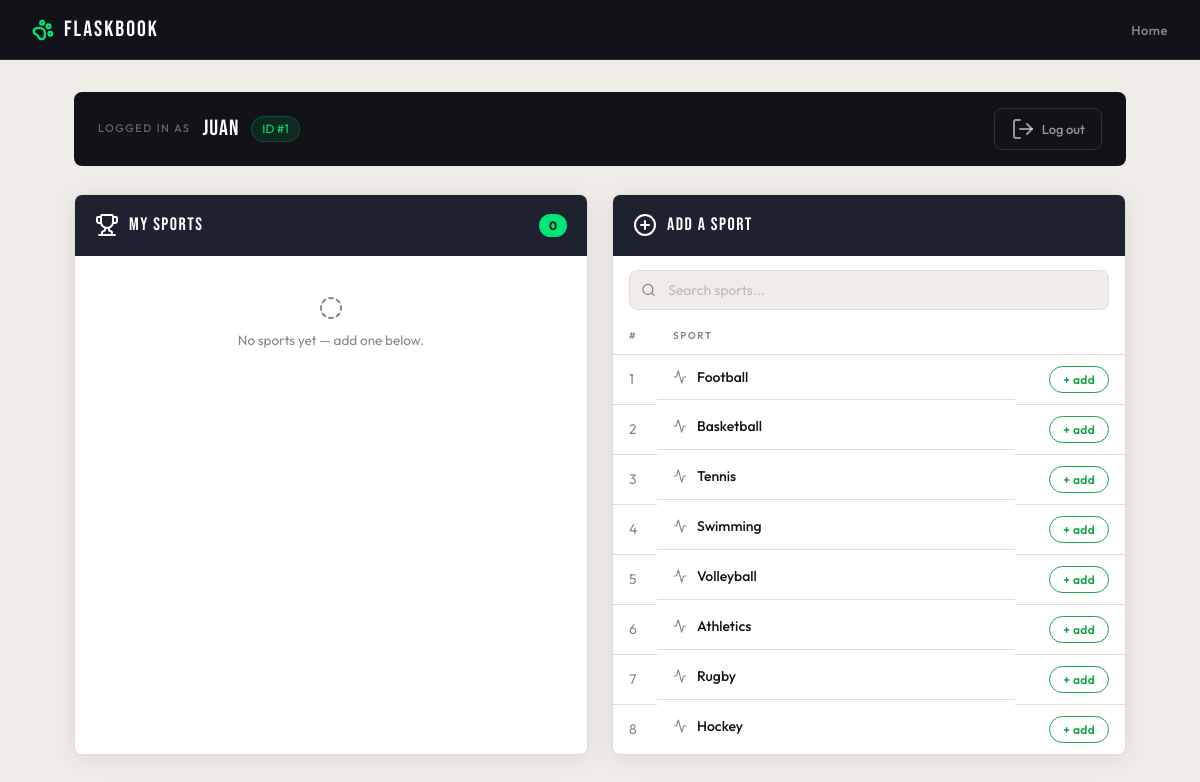
Screenshot of /home (signed in) with the database file from the repository.
### tables this page shows
CREATE TABLE "students" (
	"id"	INTEGER NOT NULL,
	"name"	TEXT NOT NULL,
	PRIMARY KEY("id" AUTOINCREMENT)
);

CREATE TABLE "sports" (
	"id"	INTEGER NOT NULL,
	"sport"	TEXT,
	PRIMARY KEY("id" AUTOINCREMENT)
);

### app.py (the view)
@app.route("/home", methods=["GET", "POST"])
def home():
    if not session.get("user_id"):
        return redirect(url_for("index"))
    user_id = session.get("user_id")
    name = get_name(user_id)
    student = Student(user_id, name)
    student_enrolled_sports = student.get_enrolled_sports
    unenrolled_sports = student.get_unenrolled_sport
    return render_template(
        "home.html",
        name=name,
        enrolled_sports=student_enrolled_sports,
        unenrolled_sports=unenrolled_sports,
        id=session.get("user_id"),
    )

### app.py (called while the page is built)
def get_name(id_student):
    name = db.execute("SELECT name FROM students WHERE id = ?", id_student)
    return name[0]["name"]

    @property
    def get_enrolled_sports(self):
        return db.execute("""
            SELECT * FROM sports
            JOIN registrations ON sports.id = registrations.sport_id
            WHERE registrations.student_id = ?
            """, self.id)

    @property
    def get_unenrolled_sport(self):
        return db.execute("""
            SELECT * FROM sports WHERE id NOT IN (
                SELECT sport_id FROM registrations WHERE student_id = ?
            )
            """, self.id)

### templates/home.html (shortened to what this page needs)
{% extends "layout.html" %}
{% block body %}
<div class="home-page">
  <div class="topbar">
    <div class="topbar-left">
      <span class="topbar-label">logged in as</span>
      <span class="topbar-name">{{ name }}</span>
      <span class="topbar-id">ID #{{ id }}</span>
    </div>
    <form action="/log_out" method="post">
      <button class="btn-logout" type="submit">
        <i data-lucide="log-out"></i>
        Log out
      </button>
    </form>
  </div>
  <div class="home-grid">
    <section class="panel">
      <div class="panel-header">
        <div class="panel-title-group">
          <i data-lucide="trophy"></i>
          <h2>My Sports</h2>
        </div>
        <span class="count-badge">{{ enrolled_sports | length }}</span>
      </div>
      {% if enrolled_sports %}
        <table class="data-table">
          <thead>
            <tr>
              <th class="col-num">#</th>
              <th>Sport</th>
              <th class="col-action"></th>
            </tr>
          </thead>
          <tbody>
            {% for sport in enrolled_sports %}
            <tr class="data-row">
              <td class="col-num muted">{{ loop.index }}</td>
              <td class="sport-cell">
                <i data-lucide="activity" class="sport-icon"></i>
                {{ sport["sport"] }}
              </td>
              <td class="col-action">
                <form action="/remove" method="post">
                  <input type="hidden" name="sport_id" value="{{ sport['id'] }}">
                  <button class="btn-remove" type="submit">remove</button>
                </form>
              </td>
            </tr>
            {% endfor %}
          </tbody>
        </table>
      {% else %}
        <div class="empty-state">
          <i data-lucide="circle-dashed"></i>
          <p>No sports yet — add one below.</p>
        </div>
      {% endif %}
    </section>
    <section class="panel">
      <div class="panel-header">
        <div class="panel-title-group">
          <i data-lucide="plus-circle"></i>
          <h2>Add a Sport</h2>
        </div>
      </div>
      {% if unenrolled_sports %}
        <div class="search-wrap">
          <input type="text" id="search" placeholder="Search sports..." autocomplete="off" />
        </div>
        <table class="data-table">
          <thead>
            <tr>
              <th class="col-num">#</th>
              <th>Sport</th>
              <th class="col-action"></th>
            </tr>
          </thead>
          <tbody id="sport-list">
            {% for sport in unenrolled_sports %}
            <tr class="data-row">
              <td class="col-num muted">{{ loop.index }}</td>
              <td class="sport-cell">
                <i data-lucide="activity" class="sport-icon"></i>
                {{ sport["sport"] }}
              </td>
              <td class="col-action">
                <form action="/add" method="post">
                  <button class="btn-add" type="submit">+ add</button>
                </form>
              </td>
            </tr>
            {% endfor %}
          </tbody>
        </table>
      {% else %}
        <div class="empty-state">
          <i data-lucide="check-circle-2"></i>
          <p>You're enrolled in every sport!</p>
        </div>
      {% endif %}
    </section>
  </div>
</div>
{% endblock %}

### templates/layout.html (shortened to what this page needs)
<!doctype html>
<html lang="en">
<head>
  <link rel="stylesheet" href="{{ url_for('static', filename='styles.css') }}" />
</head>
<body>
  <header class="navbar">
    <a href="/" class="logo">
      <i data-lucide="paw-print" class="logo-icon"></i>
      <span class="logo-text">FlaskBook</span>
    </a>
    <nav class="nav-links">
      <a href="/home">Home</a>
    </nav>
  </header>
  <main>
    {% block body %}{% endblock %}
  </main>
</body>
</html>

### rows the page displays
students: name "juan"
sports: sport "Football"
sports: sport "Basketball"
sports: sport "Tennis"
sports: sport "Swimming"
sports: sport "Volleyball"
sports: sport "Athletics"
sports: sport "Rugby"
sports: sport "Hockey"

### other values shown
{{ id }} "1"
{{ enrolled_sports | length }} "0"
